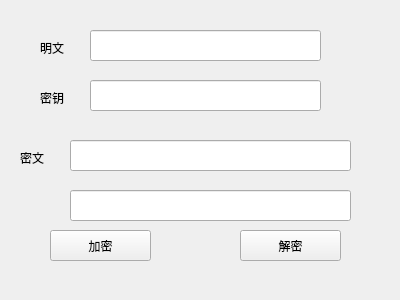
<?xml version="1.0" encoding="UTF-8"?>
<ui version="4.0">
 <class>AESEncryptionDialog</class>
 <widget class="QWidget" name="AESEncryptionDialog">
  <property name="geometry">
   <rect>
    <x>0</x>
    <y>0</y>
    <width>400</width>
    <height>300</height>
   </rect>
  </property>
  <property name="windowTitle">
   <string>Form</string>
  </property>
  <widget class="QPushButton" name="encryptButton">
   <property name="geometry">
    <rect>
     <x>50</x>
     <y>230</y>
     <width>101</width>
     <height>31</height>
    </rect>
   </property>
   <property name="text">
    <string>加密</string>
   </property>
  </widget>
  <widget class="QPushButton" name="pushButton_2">
   <property name="geometry">
    <rect>
     <x>240</x>
     <y>230</y>
     <width>101</width>
     <height>31</height>
    </rect>
   </property>
   <property name="text">
    <string>解密</string>
   </property>
  </widget>
  <widget class="QLineEdit" name="plainTextEdit">
   <property name="geometry">
    <rect>
     <x>90</x>
     <y>30</y>
     <width>231</width>
     <height>31</height>
    </rect>
   </property>
  </widget>
  <widget class="QLineEdit" name="keyEdit">
   <property name="geometry">
    <rect>
     <x>90</x>
     <y>80</y>
     <width>231</width>
     <height>31</height>
    </rect>
   </property>
  </widget>
  <widget class="QLineEdit" name="ciphertextLabel">
   <property name="geometry">
    <rect>
     <x>70</x>
     <y>140</y>
     <width>281</width>
     <height>31</height>
    </rect>
   </property>
  </widget>
  <widget class="QLabel" name="label">
   <property name="geometry">
    <rect>
     <x>40</x>
     <y>40</y>
     <width>72</width>
     <height>15</height>
    </rect>
   </property>
   <property name="text">
    <string>明文</string>
   </property>
  </widget>
  <widget class="QLabel" name="label_2">
   <property name="geometry">
    <rect>
     <x>40</x>
     <y>90</y>
     <width>72</width>
     <height>15</height>
    </rect>
   </property>
   <property name="text">
    <string>密钥</string>
   </property>
  </widget>
  <widget class="QLabel" name="label_3">
   <property name="geometry">
    <rect>
     <x>20</x>
     <y>150</y>
     <width>72</width>
     <height>15</height>
    </rect>
   </property>
   <property name="text">
    <string>密文</string>
   </property>
  </widget>
  <widget class="QLineEdit" name="answer">
   <property name="geometry">
    <rect>
     <x>70</x>
     <y>190</y>
     <width>281</width>
     <height>31</height>
    </rect>
   </property>
  </widget>
 </widget>
 <resources/>
 <connections/>
</ui>
